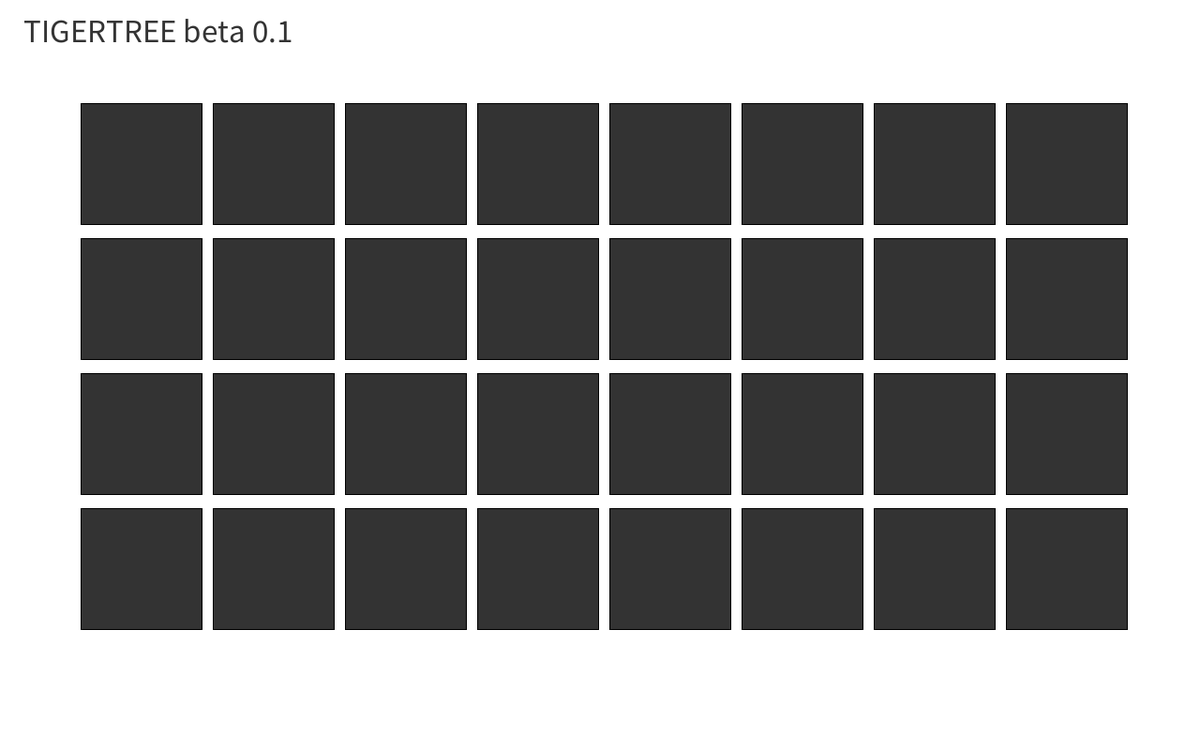
Frame 1 (no input)
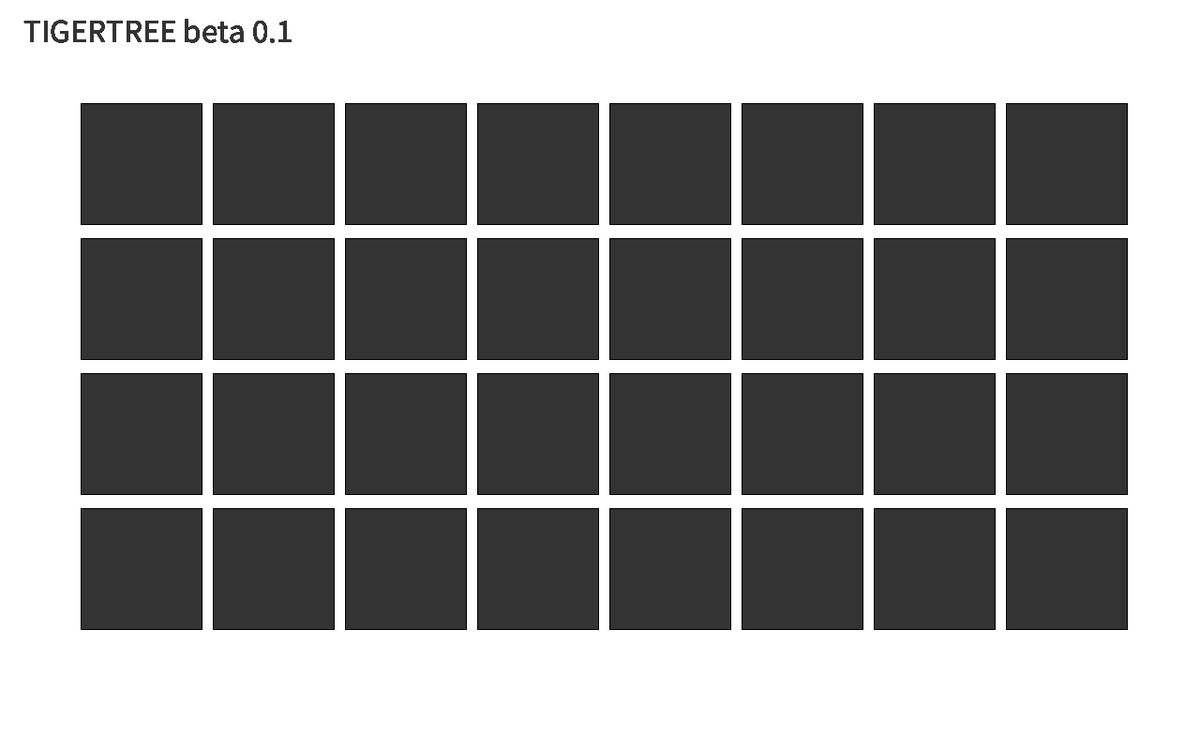
Frame 60 (the mouse pressed at the canvas centre just before this capture)
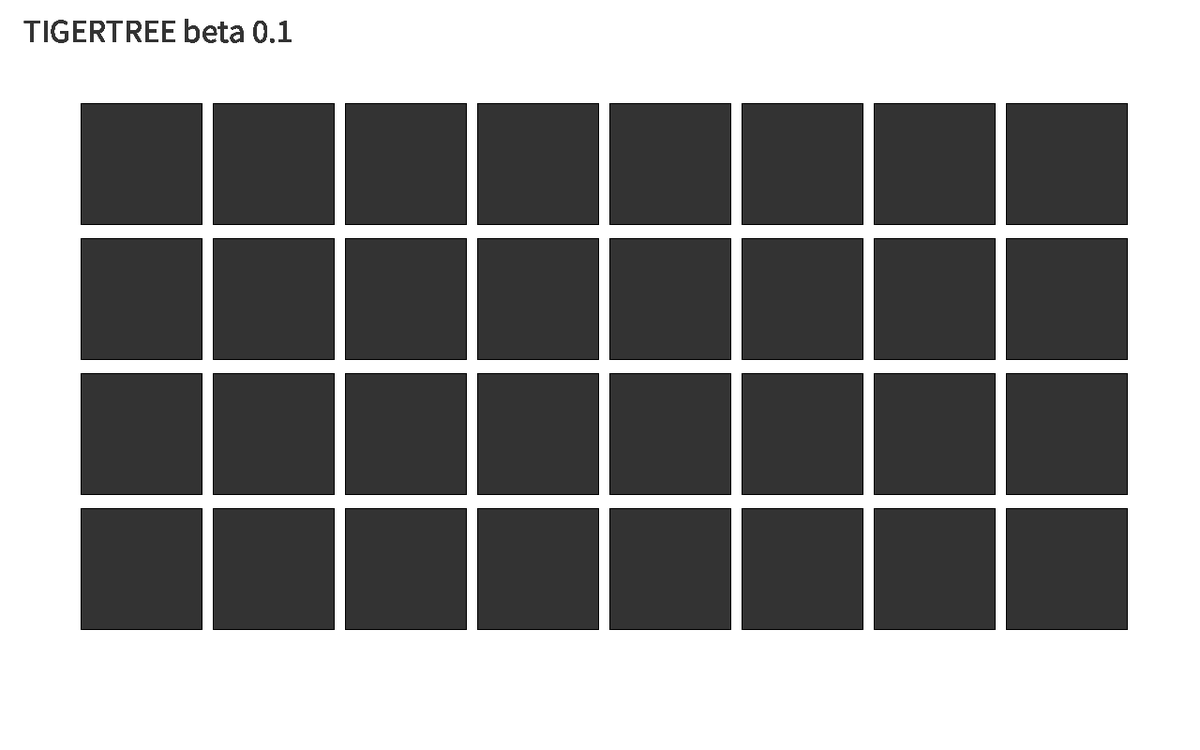
Frame 120 (the mouse held since frame 60 and released just before this capture)

The Processing sketch that drew these frames (run headless with seeded random() and noise(); from frame 60 on, the mouse is pressed at the canvas centre):

// Processing sketch: TTandroid1
// ── TTandroid1.pde
void setup() {
  size(1280, 800);
  background(255);
  textSize(35); 
  fill(51, 51, 51);
  smooth();
}

void draw() {
  text("TIGERTREE beta 0.1", 25, 45);

  rect(86, 110, 129, 129);
  rect(227, 110, 129, 129);
  rect(368, 110, 129, 129);
  rect(509, 110, 129, 129);
  rect(650, 110, 129, 129);
  rect(791, 110, 129, 129);
  rect(932, 110, 129, 129);
  rect(1073, 110, 129, 129);
  rect(86, 254, 129, 129);
  rect(227, 254, 129, 129);
  rect(368, 254, 129, 129);
  rect(509, 254, 129, 129);
  rect(650, 254, 129, 129);
  rect(791, 254, 129, 129);
  rect(932, 254, 129, 129);
  rect(1073, 254, 129, 129);
  rect(86, 398, 129, 129);
  rect(227, 398, 129, 129);
  rect(368, 398, 129, 129);
  rect(509, 398, 129, 129);
  rect(650, 398, 129, 129);
  rect(791, 398, 129, 129);
  rect(932, 398, 129, 129);
  rect(1073, 398, 129, 129);
  rect(86, 542, 129, 129);
  rect(227, 542, 129, 129);
  rect(368, 542, 129, 129);
  rect(509, 542, 129, 129);
  rect(650, 542, 129, 129);
  rect(791, 542, 129, 129);
  rect(932, 542, 129, 129);
  rect(1073, 542, 129, 129);
}
